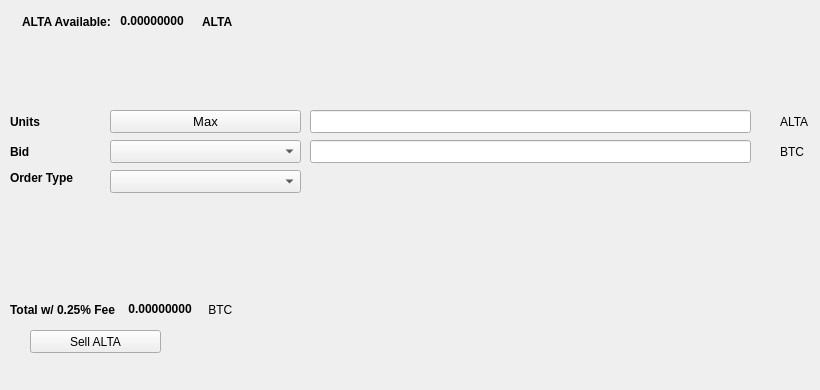
   <widget class="QWidget" name="SellTab">
    <attribute name="title">
     <string>Sell</string>
    </attribute>
    <widget class="QLabel" name="label_16">
     <property name="geometry">
      <rect>
       <x>780</x>
       <y>140</y>
       <width>31</width>
       <height>23</height>
      </rect>
     </property>
     <property name="text">
      <string>BTC</string>
     </property>
    </widget>
    <widget class="QComboBox" name="SellBidcomboBox">
     <property name="geometry">
      <rect>
       <x>110</x>
       <y>140</y>
       <width>191</width>
       <height>23</height>
      </rect>
     </property>
     <property name="font">
      <font>
       <pointsize>10</pointsize>
      </font>
     </property>
    </widget>
    <widget class="QLabel" name="label_18">
     <property name="geometry">
      <rect>
       <x>10</x>
       <y>110</y>
       <width>46</width>
       <height>23</height>
      </rect>
     </property>
     <property name="font">
      <font>
       <weight>75</weight>
       <bold>true</bold>
      </font>
     </property>
     <property name="text">
      <string>Units</string>
     </property>
    </widget>
    <widget class="QPushButton" name="Sell_Max_Amount">
     <property name="geometry">
      <rect>
       <x>110</x>
       <y>110</y>
       <width>191</width>
       <height>23</height>
      </rect>
     </property>
     <property name="font">
      <font>
       <pointsize>10</pointsize>
      </font>
     </property>
     <property name="text">
      <string>Max</string>
     </property>
    </widget>
    <widget class="QLabel" name="label_20">
     <property name="geometry">
      <rect>
       <x>10</x>
       <y>170</y>
       <width>91</width>
       <height>16</height>
      </rect>
     </property>
     <property name="font">
      <font>
       <weight>75</weight>
       <bold>true</bold>
      </font>
     </property>
     <property name="text">
      <string>Order Type</string>
     </property>
    </widget>
    <widget class="QComboBox" name="SellOrdertypeCombo">
     <property name="geometry">
      <rect>
       <x>110</x>
       <y>170</y>
       <width>191</width>
       <height>23</height>
      </rect>
     </property>
     <property name="font">
      <font>
       <pointsize>10</pointsize>
      </font>
     </property>
    </widget>
    <widget class="QLabel" name="label_21">
     <property name="geometry">
      <rect>
       <x>10</x>
       <y>140</y>
       <width>46</width>
       <height>23</height>
      </rect>
     </property>
     <property name="font">
      <font>
       <weight>75</weight>
       <bold>true</bold>
      </font>
     </property>
     <property name="text">
      <string>Bid</string>
     </property>
    </widget>
    <widget class="QLabel" name="label_22">
     <property name="geometry">
      <rect>
       <x>780</x>
       <y>110</y>
       <width>31</width>
       <height>23</height>
      </rect>
     </property>
     <property name="text">
      <string>ALTA</string>
     </property>
    </widget>
    <widget class="QLineEdit" name="UnitsInputALTA">
     <property name="geometry">
      <rect>
       <x>310</x>
       <y>110</y>
       <width>441</width>
       <height>23</height>
      </rect>
     </property>
     <property name="font">
      <font>
       <pointsize>9</pointsize>
       <weight>75</weight>
       <bold>true</bold>
      </font>
     </property>
    </widget>
    <widget class="QLineEdit" name="SellBidPriceEdit">
     <property name="geometry">
      <rect>
       <x>310</x>
       <y>140</y>
       <width>441</width>
       <height>23</height>
      </rect>
     </property>
     <property name="font">
      <font>
       <pointsize>9</pointsize>
       <weight>75</weight>
       <bold>true</bold>
      </font>
     </property>
    </widget>
    <widget class="QPushButton" name="SellALTABTN">
     <property name="geometry">
      <rect>
       <x>30</x>
       <y>330</y>
       <width>131</width>
       <height>23</height>
      </rect>
     </property>
     <property name="text">
      <string>Sell ALTA</string>
     </property>
     <property name="icon">
      <iconset resource="../alta">
       <normaloff>:/icons/bitcoin</normaloff>:/icons/bitcoin</iconset>
     </property>
    </widget>
    <widget class="QWidget" name="layoutWidget3">
     <property name="geometry">
      <rect>
       <x>22</x>
       <y>12</y>
       <width>258</width>
       <height>19</height>
      </rect>
     </property>
     <layout class="QHBoxLayout" name="horizontalLayout">
      <item>
       <widget class="QLabel" name="label232_2">
        <property name="font">
         <font>
          <weight>75</weight>
          <bold>true</bold>
         </font>
        </property>
        <property name="text">
         <string>ALTA Available:</string>
        </property>
       </widget>
      </item>
      <item>
       <widget class="QLabel" name="ALTAAvailableLabel">
        <property name="palette">
         <palette>
          <active>
           <colorrole role="WindowText">
            <brush brushstyle="SolidPattern">
             <color alpha="255">
              <red>0</red>
              <green>0</green>
              <blue>0</blue>
             </color>
            </brush>
           </colorrole>
           <colorrole role="Button">
            <brush brushstyle="SolidPattern">
             <color alpha="255">
              <red>0</red>
              <green>170</green>
              <blue>0</blue>
             </color>
            </brush>
           </colorrole>
           <colorrole role="Light">
            <brush brushstyle="SolidPattern">
             <color alpha="255">
              <red>0</red>
              <green>255</green>
              <blue>0</blue>
             </color>
            </brush>
           </colorrole>
           <colorrole role="Midlight">
            <brush brushstyle="SolidPattern">
             <color alpha="255">
              <red>0</red>
              <green>212</green>
              <blue>0</blue>
             </color>
            </brush>
           </colorrole>
           <colorrole role="Dark">
            <brush brushstyle="SolidPattern">
             <color alpha="255">
              <red>0</red>
              <green>85</green>
              <blue>0</blue>
             </color>
            </brush>
           </colorrole>
           <colorrole role="Mid">
            <brush brushstyle="SolidPattern">
             <color alpha="255">
              <red>0</red>
              <green>113</green>
              <blue>0</blue>
             </color>
            </brush>
           </colorrole>
           <colorrole role="Text">
            <brush brushstyle="SolidPattern">
             <color alpha="255">
              <red>0</red>
              <green>170</green>
              <blue>0</blue>
             </color>
            </brush>
           </colorrole>
           <colorrole role="BrightText">
            <brush brushstyle="SolidPattern">
             <color alpha="255">
              <red>255</red>
              <green>255</green>
              <blue>255</blue>
             </color>
            </brush>
           </colorrole>
           <colorrole role="ButtonText">
            <brush brushstyle="SolidPattern">
             <color alpha="255">
              <red>0</red>
              <green>0</green>
              <blue>0</blue>
             </color>
            </brush>
           </colorrole>
           <colorrole role="Base">
            <brush brushstyle="SolidPattern">
             <color alpha="255">
              <red>255</red>
              <green>255</green>
              <blue>255</blue>
             </color>
            </brush>
           </colorrole>
           <colorrole role="Window">
            <brush brushstyle="SolidPattern">
             <color alpha="255">
              <red>0</red>
              <green>170</green>
              <blue>0</blue>
             </color>
            </brush>
           </colorrole>
           <colorrole role="Shadow">
            <brush brushstyle="SolidPattern">
             <color alpha="255">
              <red>0</red>
              <green>0</green>
              <blue>0</blue>
             </color>
            </brush>
           </colorrole>
           <colorrole role="AlternateBase">
            <brush brushstyle="SolidPattern">
             <color alpha="255">
              <red>127</red>
              <green>212</green>
              <blue>127</blue>
             </color>
            </brush>
           </colorrole>
           <colorrole role="ToolTipBase">
            <brush brushstyle="SolidPattern">
             <color alpha="255">
              <red>255</red>
              <green>255</green>
              <blue>220</blue>
             </color>
            </brush>
           </colorrole>
           <colorrole role="ToolTipText">
            <brush brushstyle="SolidPattern">
             <color alpha="255">
              <red>0</red>
              <green>0</green>
              <blue>0</blue>
             </color>
            </brush>
           </colorrole>
          </active>
          <inactive>
           <colorrole role="WindowText">
            <brush brushstyle="SolidPattern">
             <color alpha="255">
              <red>0</red>
              <green>0</green>
              <blue>0</blue>
             </color>
            </brush>
           </colorrole>
           <colorrole role="Button">
            <brush brushstyle="SolidPattern">
             <color alpha="255">
              <red>0</red>
              <green>170</green>
              <blue>0</blue>
             </color>
            </brush>
           </colorrole>
           <colorrole role="Light">
            <brush brushstyle="SolidPattern">
             <color alpha="255">
              <red>0</red>
              <green>255</green>
              <blue>0</blue>
             </color>
            </brush>
           </colorrole>
           <colorrole role="Midlight">
            <brush brushstyle="SolidPattern">
             <color alpha="255">
              <red>0</red>
              <green>212</green>
              <blue>0</blue>
             </color>
            </brush>
           </colorrole>
           <colorrole role="Dark">
            <brush brushstyle="SolidPattern">
             <color alpha="255">
              <red>0</red>
              <green>85</green>
              <blue>0</blue>
             </color>
            </brush>
           </colorrole>
           <colorrole role="Mid">
            <brush brushstyle="SolidPattern">
             <color alpha="255">
              <red>0</red>
              <green>113</green>
              <blue>0</blue>
             </color>
            </brush>
           </colorrole>
           <colorrole role="Text">
            <brush brushstyle="SolidPattern">
             <color alpha="255">
              <red>0</red>
              <green>170</green>
              <blue>0</blue>
             </color>
            </brush>
           </colorrole>
           <colorrole role="BrightText">
            <brush brushstyle="SolidPattern">
             <color alpha="255">
              <red>255</red>
              <green>255</green>
              <blue>255</blue>
             </color>
            </brush>
           </colorrole>
           <colorrole role="ButtonText">
            <brush brushstyle="SolidPattern">
             <color alpha="255">
              <red>0</red>
              <green>0</green>
              <blue>0</blue>
             </color>
            </brush>
           </colorrole>
           <colorrole role="Base">
            <brush brushstyle="SolidPattern">
             <color alpha="255">
              <red>255</red>
              <green>255</green>
              <blue>255</blue>
             </color>
            </brush>
           </colorrole>
           <colorrole role="Window">
            <brush brushstyle="SolidPattern">
             <color alpha="255">
              <red>0</red>
              <green>170</green>
              <blue>0</blue>
             </color>
            </brush>
           </colorrole>
           <colorrole role="Shadow">
            <brush brushstyle="SolidPattern">
             <color alpha="255">
              <red>0</red>
              <green>0</green>
              <blue>0</blue>
             </color>
            </brush>
           </colorrole>
           <colorrole role="AlternateBase">
            <brush brushstyle="SolidPattern">
             <color alpha="255">
              <red>127</red>
              <green>212</green>
              <blue>127</blue>
             </color>
            </brush>
           </colorrole>
           <colorrole role="ToolTipBase">
            <brush brushstyle="SolidPattern">
             <color alpha="255">
              <red>255</red>
              <green>255</green>
              <blue>220</blue>
             </color>
            </brush>
           </colorrole>
           <colorrole role="ToolTipText">
            <brush brushstyle="SolidPattern">
             <color alpha="255">
              <red>0</red>
              <green>0</green>
              <blue>0</blue>
             </color>
            </brush>
           </colorrole>
          </inactive>
          <disabled>
           <colorrole role="WindowText">
            <brush brushstyle="SolidPattern">
             <color alpha="255">
              <red>0</red>
              <green>85</green>
              <blue>0</blue>
             </color>
            </brush>
           </colorrole>
           <colorrole role="Button">
            <brush brushstyle="SolidPattern">
             <color alpha="255">
              <red>0</red>
              <green>170</green>
              <blue>0</blue>
             </color>
            </brush>
           </colorrole>
           <colorrole role="Light">
            <brush brushstyle="SolidPattern">
             <color alpha="255">
              <red>0</red>
              <green>255</green>
              <blue>0</blue>
             </color>
            </brush>
           </colorrole>
           <colorrole role="Midlight">
            <brush brushstyle="SolidPattern">
             <color alpha="255">
              <red>0</red>
              <green>212</green>
              <blue>0</blue>
             </color>
            </brush>
           </colorrole>
           <colorrole role="Dark">
            <brush brushstyle="SolidPattern">
             <color alpha="255">
              <red>0</red>
              <green>85</green>
              <blue>0</blue>
             </color>
            </brush>
           </colorrole>
           <colorrole role="Mid">
            <brush brushstyle="SolidPattern">
             <color alpha="255">
              <red>0</red>
              <green>113</green>
              <blue>0</blue>
             </color>
            </brush>
           </colorrole>
           <colorrole role="Text">
            <brush brushstyle="SolidPattern">
             <color alpha="255">
              <red>0</red>
              <green>85</green>
              <blue>0</blue>
             </color>
            </brush>
           </colorrole>
           <colorrole role="BrightText">
            <brush brushstyle="SolidPattern">
             <color alpha="255">
              <red>255</red>
              <green>255</green>
              <blue>255</blue>
             </color>
            </brush>
           </colorrole>
           <colorrole role="ButtonText">
            <brush brushstyle="SolidPattern">
             <color alpha="255">
              <red>0</red>
              <green>85</green>
              <blue>0</blue>
             </color>
            </brush>
           </colorrole>
           <colorrole role="Base">
            <brush brushstyle="SolidPattern">
             <color alpha="255">
              <red>0</red>
              <green>170</green>
              <blue>0</blue>
             </color>
            </brush>
           </colorrole>
           <colorrole role="Window">
            <brush brushstyle="SolidPattern">
             <color alpha="255">
              <red>0</red>
              <green>170</green>
              <blue>0</blue>
             </color>
            </brush>
           </colorrole>
           <colorrole role="Shadow">
            <brush brushstyle="SolidPattern">
             <color alpha="255">
              <red>0</red>
              <green>0</green>
              <blue>0</blue>
             </color>
            </brush>
           </colorrole>
           <colorrole role="AlternateBase">
            <brush brushstyle="SolidPattern">
             <color alpha="255">
              <red>0</red>
              <green>170</green>
              <blue>0</blue>
             </color>
            </brush>
           </colorrole>
           <colorrole role="ToolTipBase">
            <brush brushstyle="SolidPattern">
             <color alpha="255">
              <red>255</red>
              <green>255</green>
              <blue>220</blue>
             </color>
            </brush>
           </colorrole>
           <colorrole role="ToolTipText">
            <brush brushstyle="SolidPattern">
             <color alpha="255">
              <red>0</red>
              <green>0</green>
              <blue>0</blue>
             </color>
            </brush>
           </colorrole>
          </disabled>
         </palette>
        </property>
        <property name="font">
         <font>
          <weight>75</weight>
          <bold>true</bold>
         </font>
        </property>
        <property name="text">
         <string> 0.00000000 </string>
        </property>
        <property name="textInteractionFlags">
         <set>Qt::LinksAccessibleByMouse|Qt::TextSelectableByKeyboard|Qt::TextSelectableByMouse</set>
        </property>
       </widget>
      </item>
      <item>
       <widget class="QLabel" name="labelALTA">
        <property name="font">
         <font>
          <weight>75</weight>
          <bold>true</bold>
         </font>
        </property>
        <property name="text">
         <string>ALTA</string>
        </property>
       </widget>
      </item>
     </layout>
    </widget>
    <widget class="QWidget" name="layoutWidget">
     <property name="geometry">
      <rect>
       <x>10</x>
       <y>300</y>
       <width>268</width>
       <height>19</height>
      </rect>
     </property>
     <layout class="QHBoxLayout" name="horizontalLayout_2">
      <item>
       <widget class="QLabel" name="label_19">
        <property name="font">
         <font>
          <weight>75</weight>
          <bold>true</bold>
         </font>
        </property>
        <property name="text">
         <string>Total w/ 0.25% Fee </string>
        </property>
       </widget>
      </item>
      <item>
       <widget class="QLabel" name="SellCostLabel">
        <property name="palette">
         <palette>
          <active>
           <colorrole role="WindowText">
            <brush brushstyle="SolidPattern">
             <color alpha="255">
              <red>0</red>
              <green>0</green>
              <blue>0</blue>
             </color>
            </brush>
           </colorrole>
           <colorrole role="Button">
            <brush brushstyle="SolidPattern">
             <color alpha="255">
              <red>0</red>
              <green>170</green>
              <blue>0</blue>
             </color>
            </brush>
           </colorrole>
           <colorrole role="Light">
            <brush brushstyle="SolidPattern">
             <color alpha="255">
              <red>0</red>
              <green>255</green>
              <blue>0</blue>
             </color>
            </brush>
           </colorrole>
           <colorrole role="Midlight">
            <brush brushstyle="SolidPattern">
             <color alpha="255">
              <red>0</red>
              <green>212</green>
              <blue>0</blue>
             </color>
            </brush>
           </colorrole>
           <colorrole role="Dark">
            <brush brushstyle="SolidPattern">
             <color alpha="255">
              <red>0</red>
              <green>85</green>
              <blue>0</blue>
             </color>
            </brush>
           </colorrole>
           <colorrole role="Mid">
            <brush brushstyle="SolidPattern">
             <color alpha="255">
              <red>0</red>
              <green>113</green>
              <blue>0</blue>
             </color>
            </brush>
           </colorrole>
           <colorrole role="Text">
            <brush brushstyle="SolidPattern">
             <color alpha="255">
              <red>0</red>
              <green>170</green>
              <blue>0</blue>
             </color>
            </brush>
           </colorrole>
           <colorrole role="BrightText">
            <brush brushstyle="SolidPattern">
             <color alpha="255">
              <red>255</red>
              <green>255</green>
              <blue>255</blue>
             </color>
            </brush>
           </colorrole>
           <colorrole role="ButtonText">
            <brush brushstyle="SolidPattern">
             <color alpha="255">
              <red>0</red>
              <green>0</green>
              <blue>0</blue>
             </color>
            </brush>
           </colorrole>
           <colorrole role="Base">
            <brush brushstyle="SolidPattern">
             <color alpha="255">
              <red>255</red>
              <green>255</green>
              <blue>255</blue>
             </color>
            </brush>
           </colorrole>
           <colorrole role="Window">
            <brush brushstyle="SolidPattern">
             <color alpha="255">
              <red>0</red>
              <green>170</green>
              <blue>0</blue>
             </color>
            </brush>
           </colorrole>
           <colorrole role="Shadow">
            <brush brushstyle="SolidPattern">
             <color alpha="255">
              <red>0</red>
              <green>0</green>
              <blue>0</blue>
             </color>
            </brush>
           </colorrole>
           <colorrole role="AlternateBase">
            <brush brushstyle="SolidPattern">
             <color alpha="255">
              <red>127</red>
              <green>212</green>
              <blue>127</blue>
             </color>
            </brush>
           </colorrole>
           <colorrole role="ToolTipBase">
            <brush brushstyle="SolidPattern">
             <color alpha="255">
              <red>255</red>
              <green>255</green>
              <blue>220</blue>
             </color>
            </brush>
           </colorrole>
           <colorrole role="ToolTipText">
            <brush brushstyle="SolidPattern">
             <color alpha="255">
              <red>0</red>
              <green>0</green>
              <blue>0</blue>
             </color>
            </brush>
           </colorrole>
          </active>
          <inactive>
           <colorrole role="WindowText">
            <brush brushstyle="SolidPattern">
             <color alpha="255">
              <red>0</red>
              <green>0</green>
              <blue>0</blue>
             </color>
            </brush>
           </colorrole>
           <colorrole role="Button">
            <brush brushstyle="SolidPattern">
             <color alpha="255">
              <red>0</red>
              <green>170</green>
              <blue>0</blue>
             </color>
            </brush>
           </colorrole>
           <colorrole role="Light">
            <brush brushstyle="SolidPattern">
             <color alpha="255">
              <red>0</red>
              <green>255</green>
              <blue>0</blue>
             </color>
            </brush>
           </colorrole>
           <colorrole role="Midlight">
            <brush brushstyle="SolidPattern">
             <color alpha="255">
              <red>0</red>
              <green>212</green>
              <blue>0</blue>
             </color>
            </brush>
           </colorrole>
           <colorrole role="Dark">
            <brush brushstyle="SolidPattern">
             <color alpha="255">
              <red>0</red>
              <green>85</green>
              <blue>0</blue>
             </color>
            </brush>
           </colorrole>
           <colorrole role="Mid">
            <brush brushstyle="SolidPattern">
             <color alpha="255">
              <red>0</red>
              <green>113</green>
              <blue>0</blue>
             </color>
            </brush>
           </colorrole>
           <colorrole role="Text">
            <brush brushstyle="SolidPattern">
             <color alpha="255">
              <red>0</red>
              <green>170</green>
              <blue>0</blue>
             </color>
            </brush>
           </colorrole>
           <colorrole role="BrightText">
            <brush brushstyle="SolidPattern">
             <color alpha="255">
              <red>255</red>
              <green>255</green>
              <blue>255</blue>
             </color>
            </brush>
           </colorrole>
           <colorrole role="ButtonText">
            <brush brushstyle="SolidPattern">
             <color alpha="255">
              <red>0</red>
              <green>0</green>
              <blue>0</blue>
             </color>
            </brush>
           </colorrole>
           <colorrole role="Base">
            <brush brushstyle="SolidPattern">
             <color alpha="255">
              <red>255</red>
              <green>255</green>
              <blue>255</blue>
             </color>
            </brush>
           </colorrole>
           <colorrole role="Window">
            <brush brushstyle="SolidPattern">
             <color alpha="255">
              <red>0</red>
              <green>170</green>
              <blue>0</blue>
             </color>
            </brush>
           </colorrole>
           <colorrole role="Shadow">
            <brush brushstyle="SolidPattern">
             <color alpha="255">
              <red>0</red>
              <green>0</green>
              <blue>0</blue>
             </color>
            </brush>
           </colorrole>
           <colorrole role="AlternateBase">
            <brush brushstyle="SolidPattern">
             <color alpha="255">
              <red>127</red>
              <green>212</green>
              <blue>127</blue>
             </color>
            </brush>
           </colorrole>
           <colorrole role="ToolTipBase">
            <brush brushstyle="SolidPattern">
             <color alpha="255">
              <red>255</red>
              <green>255</green>
              <blue>220</blue>
             </color>
            </brush>
           </colorrole>
           <colorrole role="ToolTipText">
            <brush brushstyle="SolidPattern">
             <color alpha="255">
              <red>0</red>
              <green>0</green>
              <blue>0</blue>
             </color>
            </brush>
           </colorrole>
          </inactive>
          <disabled>
           <colorrole role="WindowText">
            <brush brushstyle="SolidPattern">
             <color alpha="255">
              <red>0</red>
              <green>85</green>
              <blue>0</blue>
             </color>
            </brush>
           </colorrole>
           <colorrole role="Button">
            <brush brushstyle="SolidPattern">
             <color alpha="255">
              <red>0</red>
              <green>170</green>
              <blue>0</blue>
             </color>
            </brush>
           </colorrole>
           <colorrole role="Light">
            <brush brushstyle="SolidPattern">
             <color alpha="255">
              <red>0</red>
              <green>255</green>
              <blue>0</blue>
             </color>
            </brush>
           </colorrole>
           <colorrole role="Midlight">
            <brush brushstyle="SolidPattern">
             <color alpha="255">
              <red>0</red>
              <green>212</green>
              <blue>0</blue>
             </color>
            </brush>
           </colorrole>
           <colorrole role="Dark">
            <brush brushstyle="SolidPattern">
             <color alpha="255">
              <red>0</red>
              <green>85</green>
              <blue>0</blue>
             </color>
            </brush>
           </colorrole>
           <colorrole role="Mid">
            <brush brushstyle="SolidPattern">
             <color alpha="255">
              <red>0</red>
              <green>113</green>
              <blue>0</blue>
             </color>
            </brush>
           </colorrole>
           <colorrole role="Text">
            <brush brushstyle="SolidPattern">
             <color alpha="255">
              <red>0</red>
              <green>85</green>
              <blue>0</blue>
             </color>
            </brush>
           </colorrole>
           <colorrole role="BrightText">
            <brush brushstyle="SolidPattern">
             <color alpha="255">
              <red>255</red>
              <green>255</green>
              <blue>255</blue>
             </color>
            </brush>
           </colorrole>
           <colorrole role="ButtonText">
            <brush brushstyle="SolidPattern">
             <color alpha="255">
              <red>0</red>
              <green>85</green>
              <blue>0</blue>
             </color>
            </brush>
           </colorrole>
           <colorrole role="Base">
            <brush brushstyle="SolidPattern">
             <color alpha="255">
              <red>0</red>
              <green>170</green>
              <blue>0</blue>
             </color>
            </brush>
           </colorrole>
           <colorrole role="Window">
            <brush brushstyle="SolidPattern">
             <color alpha="255">
              <red>0</red>
              <green>170</green>
              <blue>0</blue>
             </color>
            </brush>
           </colorrole>
           <colorrole role="Shadow">
            <brush brushstyle="SolidPattern">
             <color alpha="255">
              <red>0</red>
              <green>0</green>
              <blue>0</blue>
             </color>
            </brush>
           </colorrole>
           <colorrole role="AlternateBase">
            <brush brushstyle="SolidPattern">
             <color alpha="255">
              <red>0</red>
              <green>170</green>
              <blue>0</blue>
             </color>
            </brush>
           </colorrole>
           <colorrole role="ToolTipBase">
            <brush brushstyle="SolidPattern">
             <color alpha="255">
              <red>255</red>
              <green>255</green>
              <blue>220</blue>
             </color>
            </brush>
           </colorrole>
           <colorrole role="ToolTipText">
            <brush brushstyle="SolidPattern">
             <color alpha="255">
              <red>0</red>
              <green>0</green>
              <blue>0</blue>
             </color>
            </brush>
           </colorrole>
          </disabled>
         </palette>
        </property>
        <property name="font">
         <font>
          <weight>75</weight>
          <bold>true</bold>
         </font>
        </property>
        <property name="autoFillBackground">
         <bool>false</bool>
        </property>
        <property name="text">
         <string> 0.00000000</string>
        </property>
        <property name="textInteractionFlags">
         <set>Qt::LinksAccessibleByMouse|Qt::TextSelectableByMouse</set>
        </property>
       </widget>
      </item>
      <item>
       <widget class="QLabel" name="label_17">
        <property name="font">
         <font>
          <weight>50</weight>
          <bold>false</bold>
         </font>
        </property>
        <property name="text">
         <string> BTC</string>
        </property>
       </widget>
      </item>
     </layout>
    </widget>
    <widget class="QLabel" name="label_23">
     <property name="geometry">
      <rect>
       <x>460</x>
       <y>300</y>
       <width>281</width>
       <height>81</height>
      </rect>
     </property>
     <property name="text">
      <string/>
     </property>
     <property name="pixmap">
      <pixmap>:/images/bittrex</pixmap>
     </property>
    </widget>
   </widget>
